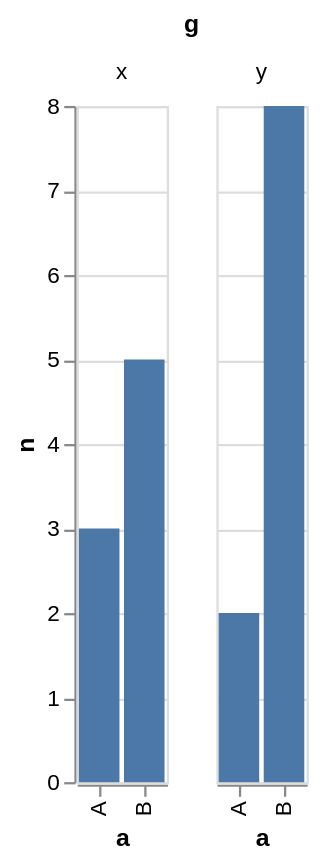

The specification (Vega-Lite) saved for this image:
### Vega-Lite specification from a JSON file in a GitHub repository (floating-point values rounded to 4 significant figures)
{"$schema": "https://vega.github.io/schema/vega-lite/v6.json", "description": "Small multiples with facet.", "data": {"values": [{"g": "x", "a": "A", "n": 3}, {"g": "x", "a": "B", "n": 5}, {"g": "y", "a": "A", "n": 2}, {"g": "y", "a": "B", "n": 8}]}, "mark": "bar", "encoding": {"x": {"field": "a", "type": "nominal"}, "y": {"field": "n", "type": "quantitative"}, "facet": {"field": "g", "type": "nominal", "columns": 2}}}
